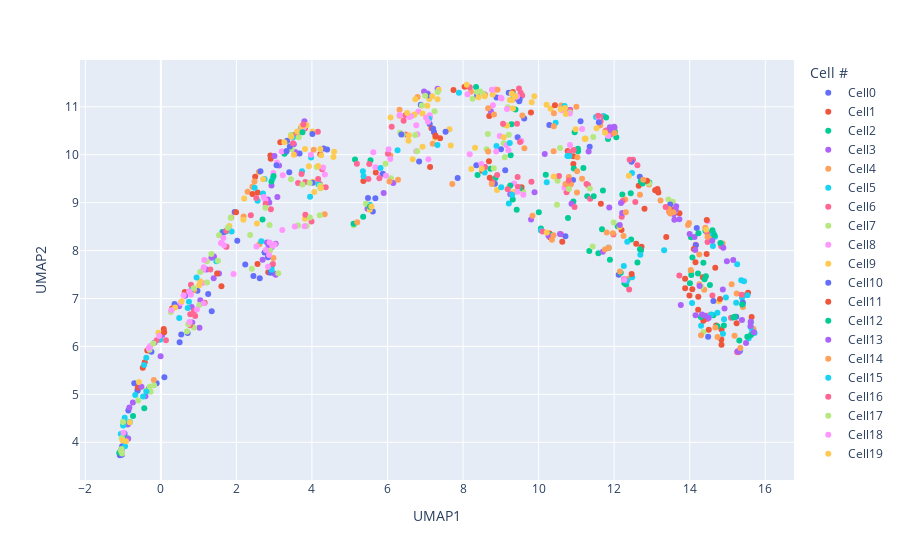

Notebook code for this chart:
### Code cell
px.scatter(df,x="UMAP1",y="UMAP2", color="Cell #")
